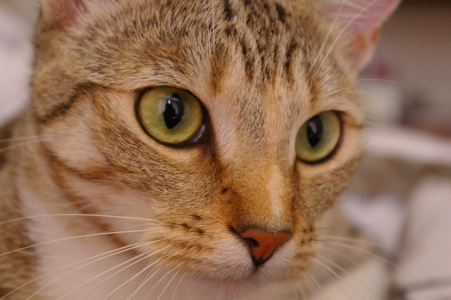
#> input picture skimage.data.chelsea(), 451 x 300 px; the run also reads 1 picture not shown here
$ jupyter execute --allow-errors Practica-4.ipynb   (shell and % lines are left out)
#> lines starting #> are read from the running program, lines starting #| are printed output that depends on the picture
### 4. SpatialFiltering/skdemo/_skdemo.py
from __future__ import division

import numpy as np
import matplotlib.pyplot as plt
import matplotlib.colors as colors

from scipy.ndimage import grey_dilation

from skimage import img_as_float
from skimage import color
from skimage import exposure
from skimage.util.dtype import dtype_limits

__all__ = ['imshow_all', 'imshow_with_histogram', 'mean_filter_demo',
           'mean_filter_interactive_demo', 'plot_cdf', 'plot_histogram']


# Gray-scale images should actually be gray!
plt.rcParams['image.cmap'] = 'gray'


#--------------------------------------------------------------------------
#  Custom `imshow` functions
#--------------------------------------------------------------------------

# [17 lines left out: function imshow_rgb_shifted, not called in this run]


def imshow_all(*images, **kwargs):
    """ Plot a series of images side-by-side.

    Convert all images to float so that images have a common intensity range.

    Parameters
    ----------
    limits : str
        Control the intensity limits. By default, 'image' is used set the
        min/max intensities to the min/max of all images. Setting `limits` to
        'dtype' can also be used if you want to preserve the image exposure.
    titles : list of str
        Titles for subplots. If the length of titles is less than the number
        of images, empty strings are appended.
    kwargs : dict
        Additional keyword-arguments passed to `imshow`.
    """
    images = [img_as_float(img) for img in images]

    titles = kwargs.pop('titles', [])
    if len(titles) != len(images):
        titles = list(titles) + [''] * (len(images) - len(titles))

    limits = kwargs.pop('limits', 'image')
    if limits == 'image':
        kwargs.setdefault('vmin', min(img.min() for img in images))
        kwargs.setdefault('vmax', max(img.max() for img in images))
    elif limits == 'dtype':
        vmin, vmax = dtype_limits(images[0])
        kwargs.setdefault('vmin', vmin)
        kwargs.setdefault('vmax', vmax)

    nrows, ncols = kwargs.get('shape', (1, len(images)))

    size = nrows * kwargs.pop('size', 5)
    width = size * len(images)
    if nrows > 1:
        width /= nrows * 1.33
    fig, axes = plt.subplots(nrows=nrows, ncols=ncols, figsize=(width, size))
    for ax, img, label in zip(axes.ravel(), images, titles):
        ax.imshow(img, **kwargs)
        ax.set_title(label)


# [164 lines left out: functions imshow_with_histogram, match_axes_height, plot_cdf, plot_histogram, _plot_histogram, iter_channels and 5 more, not called in this run]

### 4. SpatialFiltering/Practica-4.ipynb
# Filtrado Espacial: Suavizado y Realzado

Las operaciones de filtrado son comúnmente usadas en el preprocesamiento de imágenes tanto como para eliminar el ruido, como para realzar los objetos y sus características visuales.

## Filtrado Local (Operaciones de Vecindad)

Cuando se habla de Filtrado "local" se hace referencia a aquellas operaciones en las que el valor de un píxel se ajusta con base en los píxeles que están su vecindario. La influencia que tiene cada uno de los píxeles en un vecindario está determinada por la "máscara" o el "kernel" de convolución.

Antes de revisar las funciones que provee `skimage` para el filtrado de imágenes es importante que se familiarice completamente con la operación de convolución.

<div style="padding:10px; border-radius:10px; border:2px solid #A43D39; background:#EEEEEE">
<span style="color:#A43D39"><h3>**Nota:**</h3></span> Tenga presente que este tipo de operaciones se realizan solo sobre imágenes en niveles de gris, por lo tanto, si requiere aplicarlas sobre imágenes a color debe aplicar la operación por separado a cada canal. </div>

Ahora sí, empecemos ... !

[cell 1]
# Siempre que usemos matplotlib en Jupyter es necesario poner esta línea antes de cualquier otra

# Importamos las bibliotecas necesarias y les asigamos un alias
import skimage                           # Biblioteca para la manipulación de imágenes
import numpy as np                       # Biblioteca para la manipulación de matrices

# Importamos algunos paquetes específicos
from matplotlib import pyplot as plt     # Biblioteca para crear graficas y mostrar las imágenes en pantalla
from skimage import data                 # Paquete con imágenes de prueba
from skimage import io                   # Paquete para lectura/escritura de imágenes

from skimage import color                # Paquete con las operaciones de transformaciones entre espacios de color
from skimage import exposure             # Paquete con las funciones para calcular y alterar el histograma

import skdemo                            # Paquete ESPECIAL ADJUNTO con algunas funciones extra de visualización

####################
from skimage import filters              # Paquete que contiene las máscaras y filtros de suavizado y realzado
from skimage import util                 # Paquete que contiene las funciones para cambiar el tipo de dato de las imágenes

from scipy import ndimage                # Usamos esta biblioteca para realizar la operación de convolución


# Con este nos aseguramos que las imagenes en niveles de gris, se vean como tal siempre.
plt.rcParams['image.cmap'] = 'gray'
plt.rcParams['image.interpolation'] = 'none'

### Convolución de imágenes

La convolución es una de las operaciones  más críticas y fundamentales en  el procesamiento de imágenes y la visión artificial. El término en sí mismo tiende a asustar a la gente, de hecho, la palabra  parece tener una connotación negativa. Sin embargo, **las convoluciones son todo menos atemorizantes**. En realidad, son bastante fáciles de entender.

En palabras simples, una convolución (de imágenes) es simplemente la multiplicación, uno a uno, de los elementos de dos matrices seguida de una suma.

Toda operación de convolución tiene un `kernel` que es, regularmente, una matriz muchos más pequeña que la imagen original. De acuerdo a los valores en el `kernel`, este se puede usar bien sea para desenfocar la imagen (suavisarla), hacerla más nítida (realzarla) o para detectar los bordes en la misma, entre otras operaciones. Empecemos con un `kernel` de suavizado: el `kernel` de un <span style="background-color:#DDDDDD; color:blue; font-family:Courier new"> filtro promedio</span>:

El resultado de la convolución de una imagen se calcula de la siguiente manera para cada píxel en la imagen:
* Centre el kernel en el píxel
* Multiplique uno a uno los valores de los píxeles de la imagen con el valor del kernel
* Sume los resultados de las multiplicaciones
* En la imagen de salida, reemplace el píxel central por el valor de la suma

Este proceso se ejemplifica en la siguiente figura:

### Ejemplo de Convolución

Veamos como aplciar una convolución en una pequeña imagen:

[cell 2]
# creamos una imagen de tipo FLOTANTE
img = np.zeros((7, 7), dtype=float)
img[1:6, 1:6] = 0.5
img[2:5, 2:5] = 1

plt.imshow(img)
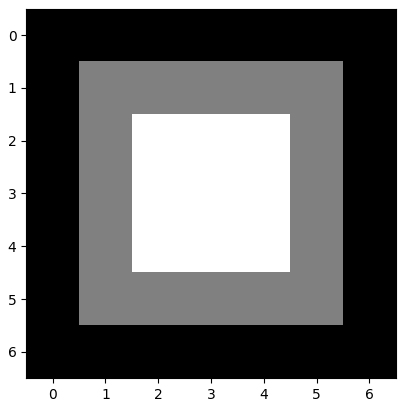
#> figure drawn by matplotlib, 1 panel

<div style="padding:10px; border-radius:10px; border:2px solid #4BACC6; background:#EEEEEE">
<span style="color:#4BACC6" ><h3>**Para Tener en Cuenta:**</h3></span> En este jemplo usamos una imagen de tipo <span style="color:green; font-family:Courier new" >float</span>, porque la operación de convolución puede generar valores negativos o valores mayores a 255 (valores fuera del rango de una imagen tipo <span style="color:green; font-family:Courier new" >uint8</span>)</span>

[cell 3]
# Creamos el kernel de convolución
# Nota: si no recuerda esto, revise nuevamente la Práctica 0
k = np.full((3,3), 1/9)

# Visualizamos la matriz de la imagen. Note como se hace el print ...
print ("Imagen Original: ")
print (np.array_str(img, precision=2))

# Visualizamos la matriz del kernel. Note como se hace el print ...
print ("\nKernel de Convolución:")
print (np.array_str(k, precision=2))

Ahora que tenemos la imagen y el kernel podemos aplicar la convolución:

[cell 4]
# Aplicamos la convolución
# Note que la función de convolución está en el paquete ndimage de scipy
out = ndimage.convolve(img, k, mode='constant', cval=0.0)

# Visualizamos la matriz de la imagen resultante
print ("Imagen Resultado:")
print (np.array_str(out, precision=2))

# Visualizamos la imagen de salida
plt.imshow(out)
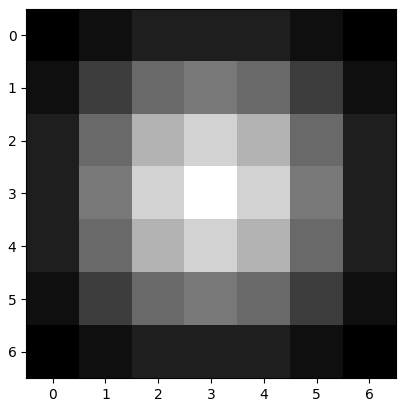
#> figure drawn by matplotlib, 1 panel

Note que aplicar la convolución obtenemos una imagen suavizada (o desenfocada), esto se debe al tipo de kernel que utilizamos, el cual es el kernel de un <span style="background-color:#DDDDDD; color:blue; font-family:Courier new"> filtro promedio</span> con una máscara de 3x3.

En este sentido, debe quedar claro que este kernel de suavizado reemplaza el valor de cada píxel de la imagen por el promedio de los píxeles en un vecindario de tamaño 3x3.

### La Convolución en Acción

Ahora ejecute el siguiente demo, no trate de entenderlo, solo úselo para que vea como funciona la convolución.

**Nota:** Este demo ha sido tomado de los tutoriales de Scikit-Image en http://scikit-image.org

[cell 5]
#--------------------------------------------------------------------------
#  Convolution Demo
#--------------------------------------------------------------------------
from skimage import color
from scipy import ndimage as ndi
from matplotlib import patches

def mean_filter_demo(image, vmax=1):
    mean_factor = 1.0 / 9.0  # This assumes a 3x3 kernel.
    iter_kernel_and_subimage = iter_kernel(image)

    image_cache = []

    def mean_filter_step(i_step):
        while i_step >= len(image_cache):
            filtered = image if i_step == 0 else image_cache[-1][-1][-1]
            filtered = filtered.copy()

            (i, j), mask, subimage = next(iter_kernel_and_subimage)
            filter_overlay = color.label2rgb(mask, image, bg_label=0,
                                             colors=('cyan', 'red'))
            filtered[i, j] = np.sum(mean_factor * subimage)
            image_cache.append(((i, j), (filter_overlay, filtered)))

        (i, j), images = image_cache[i_step]
        fig, axes = plt.subplots(1, len(images), figsize=(10, 5))

        for ax, imc in zip(axes, images):
            ax.imshow(imc, vmax=vmax)
            rect = patches.Rectangle([j - 0.5, i - 0.5], 1, 1, color='yellow', fill=False)
            ax.add_patch(rect)

        plt.show()
    return mean_filter_step


def mean_filter_interactive_demo(image):
    from ipywidgets import IntSlider, interact
    mean_filter_step = mean_filter_demo(image)
    step_slider = IntSlider(min=0, max=image.size-1, value=0)
    interact(mean_filter_step, i_step=step_slider)
#> the sliders are set to i_step = 0


def iter_kernel(image, size=1):
    """ Yield position, kernel mask, and image for each pixel in the image.

    The kernel mask has a 2 at the center pixel and 1 around it. The actual
    width of the kernel is 2*size + 1.
    """
    width = 2*size + 1
    for (i, j), pixel in iter_pixels(image):
        mask = np.zeros(image.shape, dtype='int16')
        mask[i, j] = 1
        mask = ndi.grey_dilation(mask, size=width)
        #mask[i, j] = 2
        subimage = image[bounded_slice((i, j), image.shape[:2], size=size)]
        yield (i, j), mask, subimage


def iter_pixels(image):
    """ Yield pixel position (row, column) and pixel intensity. """
    height, width = image.shape[:2]
    for i in range(height):
        for j in range(width):
            yield (i, j), image[i, j]


def bounded_slice(center, xy_max, size=1, i_min=0):
    slices = []
    for i, i_max in zip(center, xy_max):
        slices.append(slice(max(i - size, i_min), min(i + size + 1, i_max)))
    return slices

#> (a cell that did not finish here is left out)

# Filtros de Suavizado

Los filtros de suavizado son aquellos que permiten suavizar los cambios en la imagen por lo que suelen tener un efecto de desenfoque en las imágenes.

A este tipo de filtros también se les conoce como **filtros paso bajo**, esto debido a que dejan pasar las bajas frecuencias de la imagen (que representan los cambios suaves) pero eliminan o atenúan las altas frecuencias, que son los cambios bruscos y que normalmente representan el ruido y los bordes de la imagen.

`Skimage` proporciona principalmente tres tipo de filtros de suavizado: El <span style="background-color:#DDDDDD; color:blue; font-family:Courier new"> Filtro Promedio</span> y el <span style="background-color:#DDDDDD; color:blue; font-family:Courier new"> Filtro Gaussiano</span> que son filtros lineales y el <span style="background-color:#DDDDDD; color:blue; font-family:Courier new"> Filtro Mediana</span> que es un filtro de orden estadístico.

## Filtro de Suavizado Promedio

En el ejemplo incial aplicamos a la imagen un filtro promedio de 3x3:

Con base en los resultados que obtuvimos se pueden hacer dos observaciones importantes cuando se aplica un filtro de suavizado promedio:
1. La intensidad de los píxeles más brillantes disminuyó
2. La intensidad de los píxeles oscuros, rodeados de píxeles más claros aumentó

Veamos la aplicación del filtro promedio en `Skimage`:

[cell 7]
# Cargamos una de las imágenes en niveles de gris
cat = color.rgb2gray(data.chelsea())
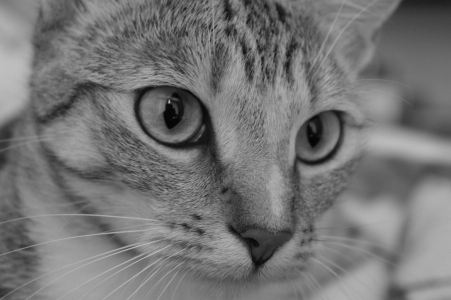
#> cat: shape (300, 451) float64; min 0.0151, max 0.756, mean 0.46

# Revisamos el tipo de la imagen
print ("Tipo de dato de la imagen Original: ", img.dtype)

# Como la imagen es floante debemos pasarla a uint8 o untin16
# El tipo de la imagen debe cambiar porque la función solo recibe imágenes enteras
cat = util.img_as_ubyte(cat)
print ("Tipo de dato de la imagen convertida: ", img.dtype)

# Aplicamos el filtro promedio de 5x5 usando skimage
avg = filters.rank.mean(cat, np.ones((5,5)))

# Mostramos las imágenes
skdemo.imshow_all(cat, avg, titles=["Imagen Original", "Imagen Promedio"])
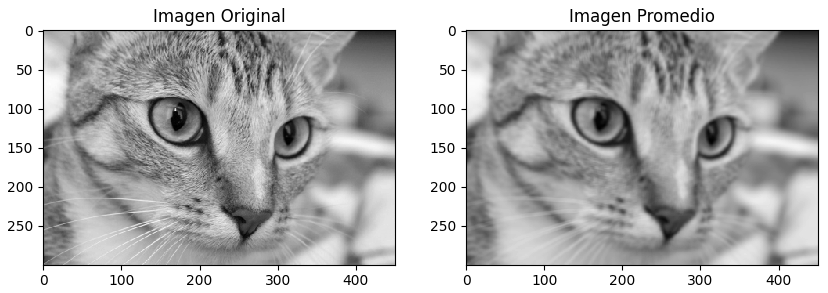
#> figure drawn by matplotlib, 2 panels

Comparando la imagen original con la imagen filtrada, podemos ver que los detalles en esta última son más suaves: los bordes agudos (que son solo bordes entre los píxeles oscuros y brillantes) se suavizan porque los píxeles oscuros reducen la intensidad de los píxeles vecinos y los píxeles brillantes hacen lo contrario.

## Filtro de Suavizado Gaussiano

El filtro Gaussiano es el filtro clásico de suavizado y es muy similar al filtro promedio. Sin embargo, el filtro Gaussiano no pondera de igual manera a todos los píxeles en el vecindario: los píxeles qué están más cerca al píxel central tienen mayor peso que aquellos que están más alejados de este.

La fórmula para la generación del filtro Gaussiano es:

$$
k_{r, c} = \frac{1}{2\pi \sigma^2} \exp{\left(-\frac{r^2 + c^2}{2\sigma^2}\right)}
$$

Esta fórmula, que depende del tamaño del filtro y del parámetro $\sigma$, genera diferentes máscaras con formas como la que se muestra a continuación:

Veamos un par de máscaras Gaussianas con diferentes valores de $\sigma$:

[cell 8]
# Creamos una matriz de zeros y cambiamos el valor del píxel central
m = np.zeros((5,5))
m[2,2] = 1

# Usamos la función del paquete filters para generar la máscara
k_gauss = filters.gaussian(m, sigma=0.5)
print("Kernel con sigma = 0.5:\n", np.array_str(k_gauss, precision=3,  suppress_small=True))

# Variamos el tamaño de sigma
k_gauss = filters.gaussian(m, sigma=1)
print("\n\nKernel con sigma = 1:\n", np.array_str(k_gauss, precision=3, suppress_small=True))

Observe que entre mayor sea el parámetro $\sigma$, mayor es la cobertura del filtro. Este valor tiene un impacto directo en qué tanto se suaviza la imagen. Entre mayor sea el valor de $\sigma$, mayor será el suavizado en la imagen.

Observemos el comportamiento de este filtro en una pequeña imagen:

[cell 9]
# Creamos la imagen de prueba
img = np.zeros((7, 7), dtype=float)
img[2:5, 2:5] = 0.5

# Filtramos la imagen usando un sigma=0.5
out_1 = filters.gaussian(img, sigma=0.5)

# Filtramos la imagen usando un sigma=1.0
out_2 = filters.gaussian(img, sigma=1.0)

# Visualizamos las imágenes
skdemo.imshow_all(img, out_1, out_2, titles=["Original", "Filtro Gauss con Sigma=0.5", "Filtro Gauss con Sigma=1.0"])
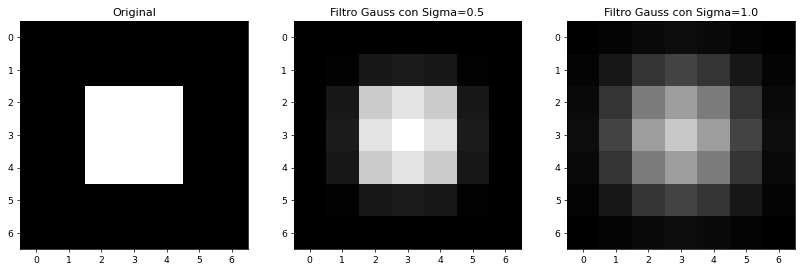
#> figure drawn by matplotlib, 3 panels

Note, como con un valor mayor de sigma, se suaviza más el contenido de la imagen.

Ahora vemos la comparación entre el filtro promedio de 5x5 y un filtro gaussiano con sigma = 1.

[cell 10]
# Aplicamos el filtro Gaussiano en la imagen del gato
gauss = filters.gaussian(cat, sigma=1.0)

# Mostramos las imágenes
skdemo.imshow_all(cat, avg, gauss, titles=["Original", "Filtro Promedio", "Filtro Promedio"])
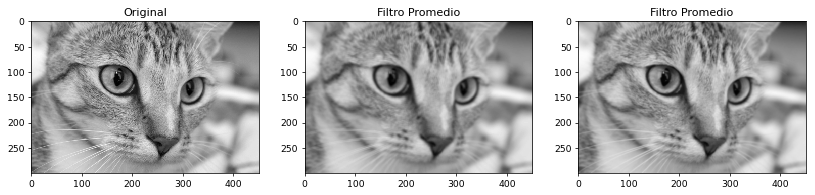
#> figure drawn by matplotlib, 3 panels

Probemos ahora en una imagen con ruido añadido:

[cell 11]
# Cargamos la imagen astronauta
ast = color.rgb2gray(data.astronaut())
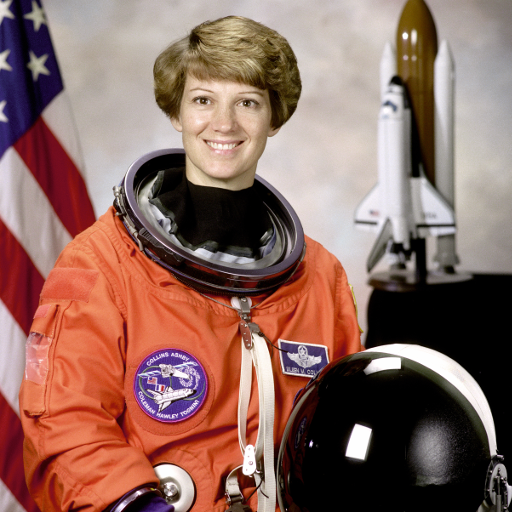
#> input picture skimage.data.astronaut(), 512 x 512 px
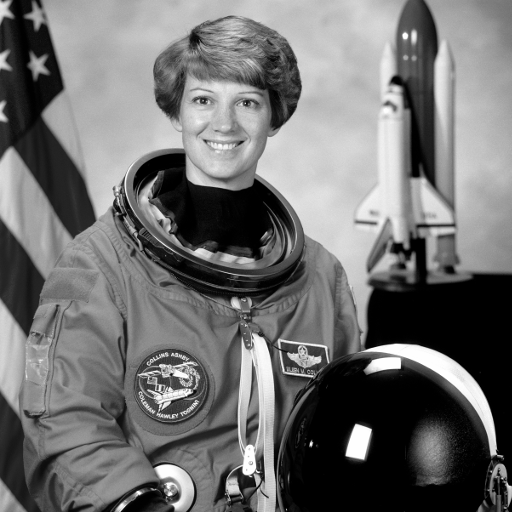
#> ast: shape (512, 512) float64; min 0, max 1, mean 0.442

# Agregamos ruido normal
ast_noised = util.random_noise(ast, mode="speckle")

# Filtramos la imagen con ruido usando un filtro promedio de 5x5
ast_avg = filters.rank.mean(ast_noised, np.ones((5,5)))
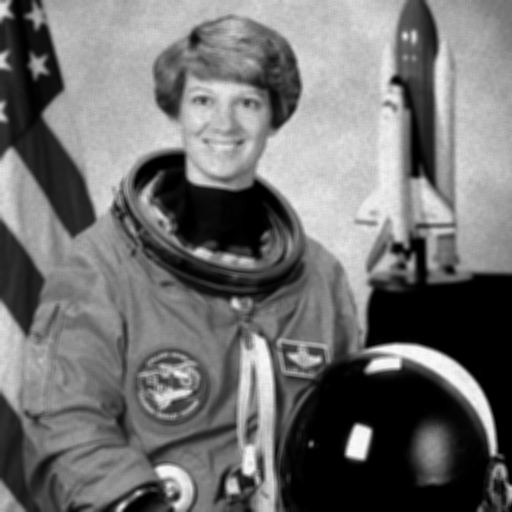
#> ast_avg: shape (512, 512); min 0, max 251, mean 112.1

# Filtramos la imagen con ruido usando un filtro gaussiano
ast_gauss = filters.gaussian(ast_noised, sigma=1.0)

# Mostramos las imágenes
skdemo.imshow_all(ast, ast_noised, titles=["Original", "Con Rudio Agregado"])
skdemo.imshow_all(ast_avg, ast_gauss, titles=["Filtro Promedio", "Filtro Gaussiano"])
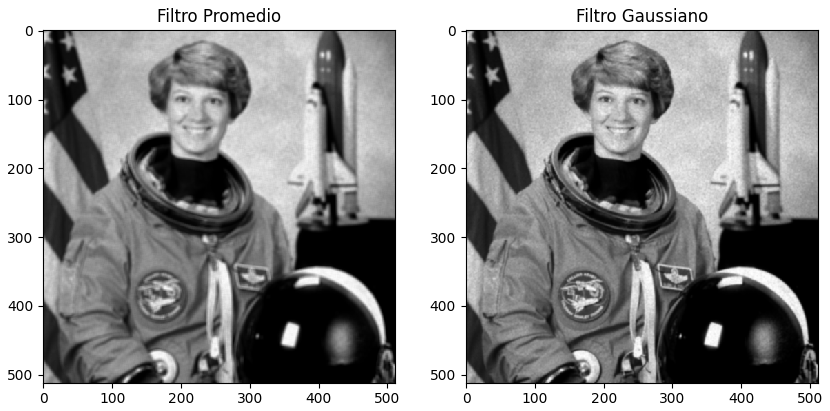
#> figure drawn by matplotlib, 2 panels

Hagamos una prueba más para comparar los resultados entre el filtro promedio y el filtro gaussiano:


[cell 12]
# Cargamos la imagen del fotografo y hacemos un remuestreo a lo "bruto"
cam = data.camera()
#> (the rest of the program and of its run is left out)
